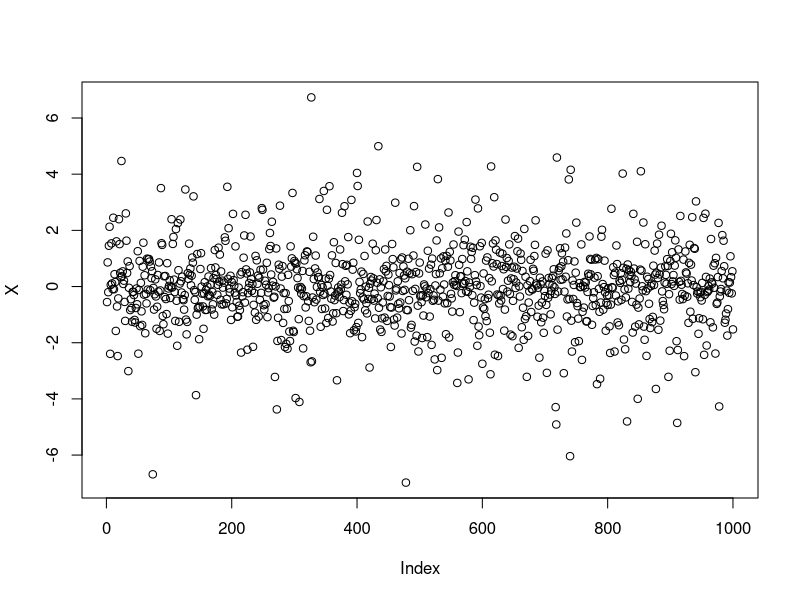
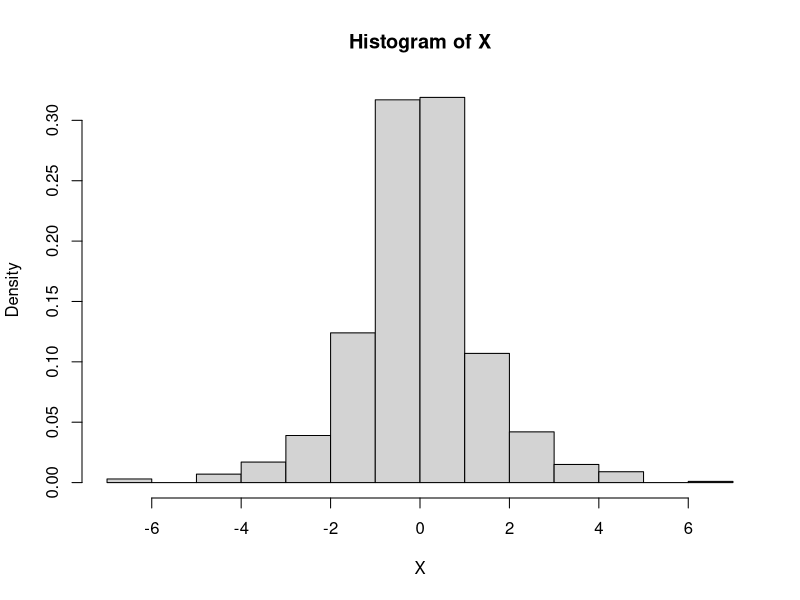
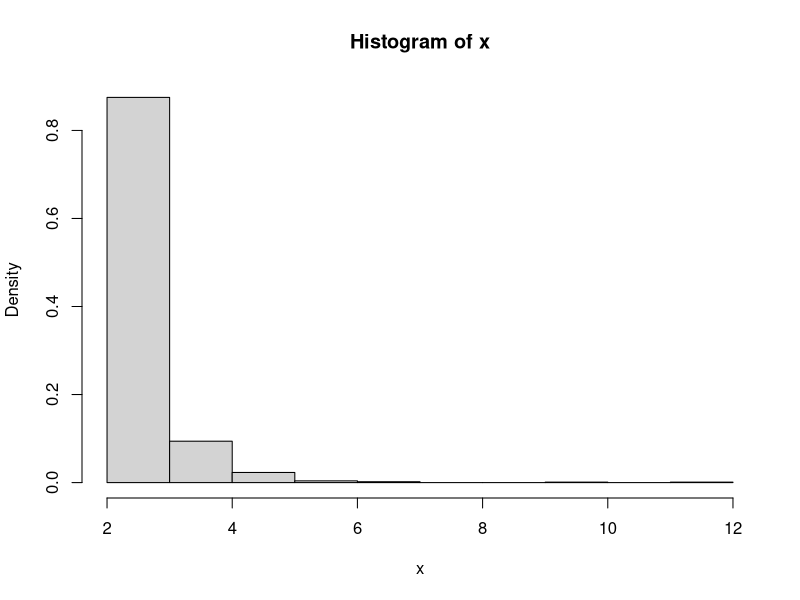
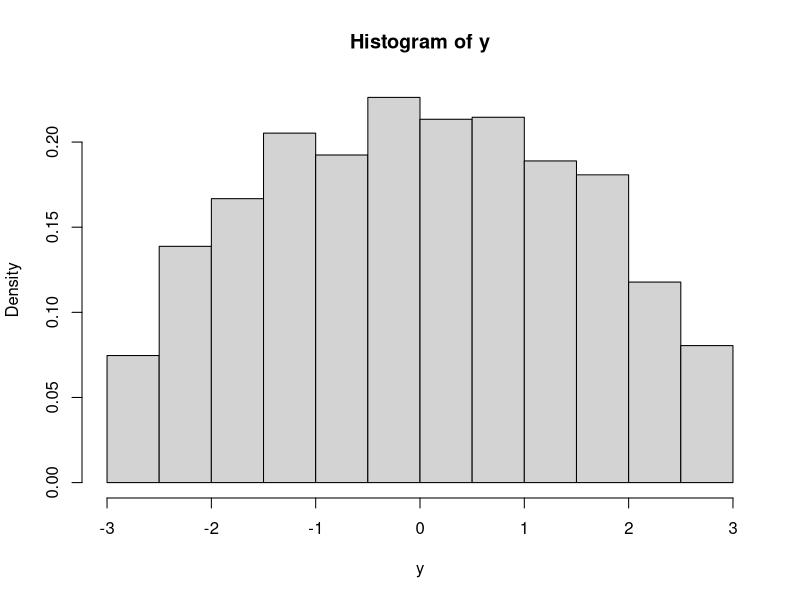

R code for these plots, in order:
## ---- chunk 1
library(tidyverse)
library(modelr)
library(viridis)
knitr::opts_chunk$set(
	echo = TRUE,
	warning = FALSE,
	fig.width = 8, 
  fig.height = 6,
  out.width = "90%"
)
options(
  ggplot2.continuous.colour = "viridis",
  ggplot2.continuous.fill = "viridis"
)
scale_colour_discrete = scale_colour_viridis_d
scale_fill_discrete = scale_fill_viridis_d
theme_set(theme_minimal() + theme(legend.position = "bottom"))
## ---- chunk 2
set.seed(123)
U <- runif(1000)
X <- (U < 0.5) * log(2*U) + (U >= 0.5) * -log(2-2*U)

plot(X)
hist(X, prob = T)


## ---- chunk 3
set.seed(1001)
U <- runif(1000)
xdens = function(gamma = 5, alpha = 2, x = U) {
  alpha/((1-U)^(1/gamma))
}

x <- xdens(5, 2, U)

hist(x, prob = T)
## ---- chunk 4
set.seed(1001)

accrej <- function(fdens, gdens, beta, M = (4/pi), x){
  x = runif(2222, min = -beta, max = beta)
  return(x[runif(length(x)) <= fdens(x, beta) / (M * gdens(x, beta))])
}

xdens = function(x, beta){
  return((2/(pi*beta^2))*sqrt(beta^2 - x^2) * (abs(x) <= beta))
}

unifdens = function(x, beta){
  return((1/(2*beta))*(abs(x) <= beta))
}


y = accrej(xdens, unifdens, 3, 4/pi)

hist(y, prob = T)
## ---- chunk 5
simdat <- function(n, x) {
  rexp(n, rate = x^2)
}
## ---- chunk 6
#Your R codes/functions 
## ---- chunk 7
#Your R codes/functions 
